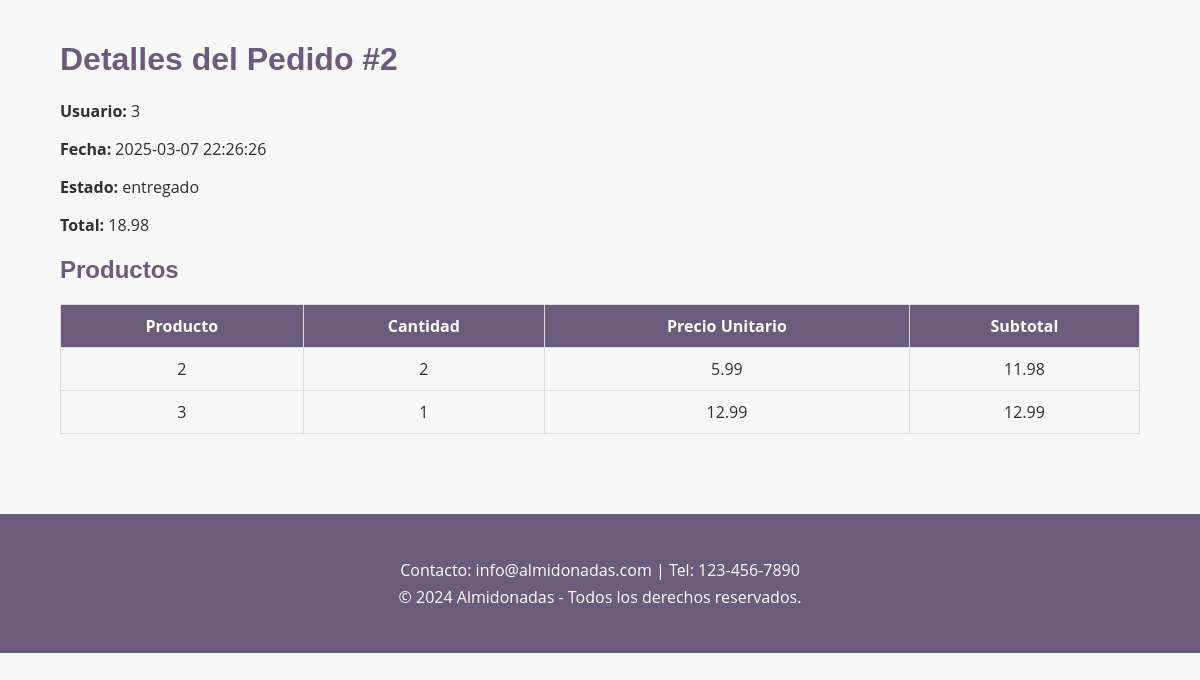
/admin/pedidos/detail.php?id=2 (signed in), run on the app's committed database.
### tables this page shows
CREATE TABLE Pedidos (
    id INT AUTO_INCREMENT PRIMARY KEY,
    usuario_id INT NOT NULL,
    fecha TIMESTAMP DEFAULT CURRENT_TIMESTAMP,
    estado ENUM('pendiente', 'en_proceso', 'entregado') NOT NULL,
    total DECIMAL(10, 2) NOT NULL,
    FOREIGN KEY (usuario_id) REFERENCES Usuarios(id)
);

CREATE TABLE DetallesPedido (
    id INT AUTO_INCREMENT PRIMARY KEY,
    pedido_id INT NOT NULL,
    producto_id INT NOT NULL,
    cantidad INT NOT NULL,
    precio_unitario DECIMAL(10, 2) NOT NULL,
    FOREIGN KEY (pedido_id) REFERENCES Pedidos(id),
    FOREIGN KEY (producto_id) REFERENCES Productos(id)
);

### admin/pedidos/detail.php (the view, shortened to what this page needs)
<?php
include '../../includes/conexion.php';
$id = $_GET['id'];
$stmt = $conn->prepare("SELECT * FROM Pedidos WHERE id = :id");
$stmt->execute(['id' => $id]);
$pedido = $stmt->fetch(PDO::FETCH_ASSOC);
$stmt = $conn->prepare("SELECT * FROM DetallesPedido WHERE pedido_id = :pedido_id");
$stmt->execute(['pedido_id' => $id]);
$detalles = $stmt->fetchAll(PDO::FETCH_ASSOC);
?>
<!DOCTYPE html>
<html lang="es">
<head>
    <link rel="stylesheet" href="../../assets/css/styles.css">
</head>
<body>
    <div class="container">
        <h1>Detalles del Pedido #<?php echo $pedido['id']; ?></h1>
        <p><strong>Usuario:</strong> <?php echo $pedido['usuario_id']; ?></p>
        <p><strong>Fecha:</strong> <?php echo $pedido['fecha']; ?></p>
        <p><strong>Estado:</strong> <?php echo $pedido['estado']; ?></p>
        <p><strong>Total:</strong> <?php echo $pedido['total']; ?></p>
        <h2>Productos</h2>
        <table>
            <thead>
                <tr>
                    <th>Producto</th>
                    <th>Cantidad</th>
                    <th>Precio Unitario</th>
                    <th>Subtotal</th>
                </tr>
            </thead>
            <tbody>
                <?php foreach ($detalles as $detalle): ?>
                    <tr>
                        <td><?php echo $detalle['producto_id']; ?></td>
                        <td><?php echo $detalle['cantidad']; ?></td>
                        <td><?php echo $detalle['precio_unitario']; ?></td>
                        <td><?php echo $detalle['cantidad'] * $detalle['precio_unitario']; ?></td>
                    </tr>
                <?php endforeach; ?>
            </tbody>
        </table>
    </div>
    <?php include '../../templates/footer.php'; ?>
</body>
</html>

### assets/css/styles.css (style rules this page uses)
body { font-family: "Open Sans", sans-serif; margin: 0; padding: 0; background-color: #f8f8f8; color: #2e2e2e; }
.container { width: 90%; max-width: 1200px; margin: 0 auto; padding: 20px; }
h1, h2, h3 { font-family: "Poppins", sans-serif; color: #6c5b7b; }
table { width: 100%; border-collapse: collapse; margin-bottom: 20px; }
table th, table td { padding: 10px; border: 1px solid #ddd; text-align: center; }
table th { background-color: #6c5b7b; color: white; }

### data on the page
pedidos: id "2", usuario "3", fecha "2025-03-07 22:26:26", estado "entregado", total "18.98"
detallespedido: producto "2", cantidad "2", precio_unitario "5.99", $detalle['cantidad'] * $detalle['precio_unitario'] "11.98"
detallespedido: producto "3", cantidad "1", precio_unitario "12.99", $detalle['cantidad']*$detalle['precio_unitario'] "12.99"
